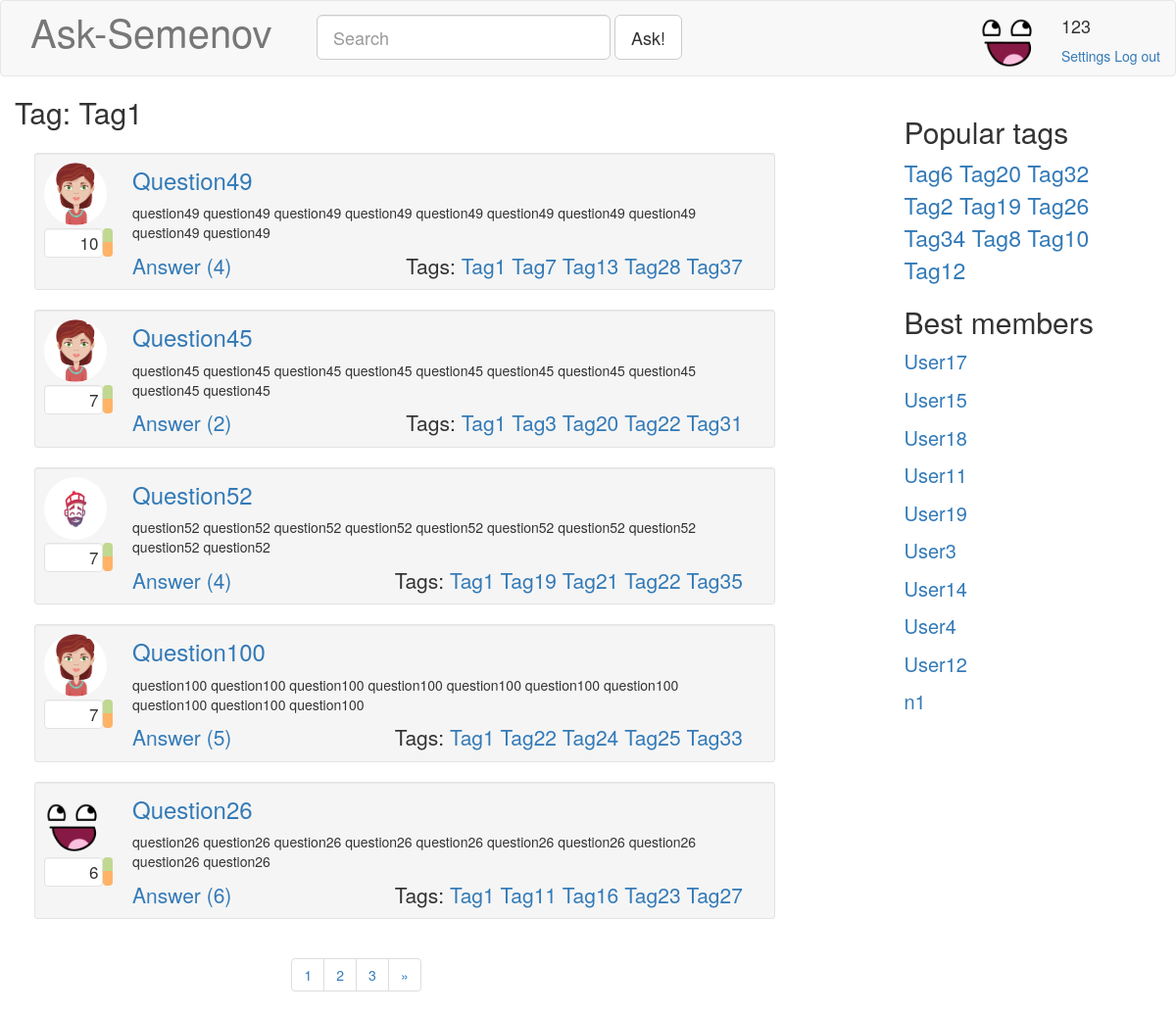
The app's page /tag/Tag1/ with its own data.
### blog/models.py (models this page shows, shortened)
class Profile( models.Model ):
	user = models.OneToOneField( User, null = False, blank = False, on_delete = models.CASCADE )
	image = models.ImageField( null = False, blank = True, upload_to = '', default = 'dummy.png', max_length = 100 )
	rating = models.IntegerField( null = False, default = 0 )
	objects = ProfileManager()
	def username( self ):
		return str( self.user.username )
	class Meta:
		verbose_name = "Профиль"
		verbose_name_plural = "Профили"

class Tag( models.Model ):
	caption = models.CharField( unique = True, null = False, blank = False, max_length = 20 )
	objects = TagManager()
	def __str__( self ):
		return str( self.caption )
	class Meta:
		verbose_name = "Тэг"
		verbose_name_plural = "Тэги"

class Question( models.Model ):
	caption = models.CharField( null = False, blank = False, max_length = 100 )
	rating = models.IntegerField( null = False, default = 0 )
	text = models.TextField( null = False, blank = False )
	tags = models.ManyToManyField( 'Tag' )
	postDate = models.DateTimeField( null = False, blank = True, auto_now_add = True )
	author = models.ForeignKey( 'Profile', null = False, blank = False, on_delete = models.CASCADE )
	objects = QuestionManager()
	def answersCount( self ):
		return self.answer_set.count()
	class Meta:
		verbose_name = "Вопрос"
		verbose_name_plural = "Вопросы"

### blog/views.py (the view)
# urls.py: url(r'^tag/(?P<tag>\w+)/$', blogViews.taggedQuestions, name="taggedQuestions"),
def taggedQuestions( request, tag=None ):
	result = makeBase();
	questions = Question.objects.tagged_as_strict( tag )
	result[ 'questions' ], result[ 'pageNumbers' ] = Paginate( request, questions, 5 )
	result[ 'tag' ] = tag
	return render( request, 'questiontags.html', result )

### blog/models.py (called while the page is built)
	def rating_sorted( self ):
		return super( TagManager, self ).annotate( questionCount = models.Count( 'question' ) ).order_by( '-questionCount' )

	def tagged_as_any( self, *requestedTags ):
		rtList = list( requestedTags )
		return super( QuestionManager, self ).filter( tags__caption__in = rtList ).distinct().order_by( '-rating' )

	def tagged_as_strict( self, *requestedTags ):
		rtList = list( requestedTags )
		result = self.tagged_as_any( *requestedTags )
		for requestedTag in requestedTags:
			result = result.filter( tags__caption = requestedTag )
		result.order_by( '-rating' )
		return result

	def rating_sorted( self ):
		return super( ProfileManager, self ).order_by( '-rating' )

	def get_by_username( self, name ):
		return super( ProfileManager, self ).get( user__username=name )

### blog/views.py (called while the page is built)
def makeBase():
	return {
		'profile': Profile.objects.get_by_username( '123' ),
		'hotTags': Tag.objects.rating_sorted()[:10],
		'bestMembers': Profile.objects.rating_sorted()[:10],
	}

def Paginate( request, container, perPage ):
	paginator = Paginator( container, perPage )
	pageNumber = request.GET.get( 'page' ) #gets page from get parameters
	try:
		page = paginator.page( pageNumber )
	except PageNotAnInteger:
		page = paginator.page( 1 )
	except EmptyPage:
		page = paginator.page( paginator.num_pages )
	pageNumbers = []
	for i in range( -2, 3 ):
		if ( page.number + i ) in paginator.page_range:
			pageNumbers.append( page.number + i )
	return page, pageNumbers

### templates/questiontags.html
{% extends "index.html" %}
{% block customContentCaption %}
<div class="container-fluid">
	<h2>Tag: {{ tag }}</h2>
</div>
{% endblock %}

### templates/base.html (shortened to what this page needs)
{% load static %}
<!DOCTYPE html>
<html>
	<head>
		<link rel="stylesheet" href="{% static "css/bootstrap.min.css" %}">
		<link rel="stylesheet" href="{% static "css/base.css" %}">
		{% block extraCSS %}{% endblock %}
	</head>
	<body>
		<nav class="navbar navbar-default ask-navbar">
			<div class="container-fluid">
				<div class="navbar-header col-md-3">
		      		{% url 'mainPage' as mainPageURL %}
					<a class="navbar-brand ask-navbarBrand" href="{{ mainPageURL }}">Ask-Semenov</a>
				</div>
				<div class="collapse navbar-collapse">
					{% url 'askQuestion' as askURL %}
					<form class="navbar-form navbar-left" role="search" action="{{ askURL }}">
						<div class="form-group">
							<input id="ask-mainSearchField" class="form-control input-lg" type="text"  placeholder="Search">
						</div>
						<button type="submit" class="btn btn-lg btn-default">Ask!</button>
					</form>
				{% if profile %}
					<ul class="nav navbar-nav navbar-right">
						<li class="pull-right">
							<div class="media">
								<div class="media-left media-middle">
									<a class="navbar-link" href="#">
										<img id="ask-profilePicture" class="media-object img-circle" src="{{ profile.image.url }}">
									</a>
								</div>
								<div class="media-right">
									<h4> {{ profile.username }}</h4>
									<div>
										{% url 'settings' as settingsURL %}
										<a href="{{ settingsURL }}">Settings</a>
										<a href="#">Log out</a>
									</div>
								</div>
							</div>
						</li>
					</ul>
				{% endif %}
				</div>
			</div>
		</nav>
		<div class="row">
			<div class="container col-md-9">
			{% block customContentCaption %} {% endblock %}
			{% block customContent %}{% endblock %}
			</div>
			<div class="col-md-3 ask-rightColumn">
				<div class="ask-tagsBlock">
					<h2>Popular tags</h2>
					<div class="ask-popularTags">
					{% for tag in hotTags %}
					{% url 'taggedQuestions' tag as taggedQuestionsURL %}
						<a href="{{ taggedQuestionsURL }}">{{ tag.caption|title }}</a>
					{% endfor %}
					</div>
				</div>
				<div class="ask-bestMembersBlock">
					<h2>Best members</h2>
					<ul class="list-unstyled ask-bestMembers">
					{% for member in bestMembers %}
						<li><a href="#">{{ member.username }}</a></li>
					{% endfor %}
					</ul>
				</div>
			</div>
		</div>
	</body>
</html>

### templates/singlequestion.html
{% load static %}
<div class="well well-sm ask-questionListElement">
	<div class="media">
		<div class="media-left ask-questionListElementUserBlock">
			<a href="#">
				<img class="media-object img-circle ask-questionProfileImage" src="{{ question.author.image.url }}">
			</a>
			<div class="ask-questionRatingBlock">
				<div class="well pull-left text-right ask-questionRatingField">
					{{ question.rating }}
				</div>
				<div class="btn-group-vertical pull-left ask-ratingButtonsGroup" role="group">
						<button type="button" class="btn ask-ratingButton ask-ratingUpButton"></button>
						<button type="button" class="btn ask-ratingButton ask-ratingDownButton"></button>
				</div>
			</div>
		</div>
		<div class="media-right ask-questionListElementQuestionBlock">
			{% url 'answer' question.id as questionURL %}
			<h3 class="ask-questionListElementCaption"><a href="{{ questionURL }}"> {{ question.caption }} </a></h3>
			<div><p> {{ question.text }} </p></div><br>
			<div class="ask-questionListElementBottomLine">
				{% url 'answer' question.id as questionURL %}
				<a class="lead" href="{{ questionURL }}">Answer ({{ question.answersCount }})</a>
				<span class="lead pull-right ask-questionListElementTags">
					Tags:
				{% for tag in question.tags.all %}
				{% url 'taggedQuestions' tag as taggedQuestionsUrl %}
					<a href="{{ taggedQuestionsUrl }}">{{ tag }}</a>
				{% endfor %}
				</span>
			</div>
		</div>
	</div>
</div>

### static/css/base.css (style rules this page uses)
.html, body { height: 100%; }
.ask-navbar { margin-bottom: 0px; padding-top: 6px; padding-bottom: 6px; }
.ask-navbarBrand { font-size: 40px; }
#ask-mainSearchField { width: 300px; }
#ask-profilePicture { width: 64px; height: 64px; }
.ask-rightColumn { margin-top: 20px; padding-right: 50px; }
.ask-popularTags { font-size: 23px; }
.ask-bestMembers > li { font-size: 20px; margin: 10px 0; }

### static/css/questionlist.css (style rules this page uses)
.ask-questionListElement { margin-top: 15px; padding: 9px; }
.ask-questionProfileImage { width: 64px; height: 64px; }
.ask-questionRatingBlock { margin-top: 3px; width:70px; height: 30px; }
.ask-questionRatingField { min-height: 0px; width: 85%; height: 100%; margin: 0px; padding: 2px 3px; font-size: 17px; background-color: white; }
.ask-ratingButtonsGroup { width: 15%; height: 100%; }
.ask-ratingButton { width: 100%; height: 50%; margin: 0px; padding: 0px; }
.ask-ratingUpButton { background-color: #c0d890; }
.ask-ratingDownButton { background-color: #ffb366; }
.ask-questionListElementQuestionBlock { position: relative; padding-bottom: 9px; padding-right: 15px; width:100%; }
.ask-questionListElementCaption { margin-top: 5px; }
.ask-questionListElementBottomLine { position: absolute; width: 95%; bottom: 0px; }
.ask-questionListElementBottomLine > .lead { margin-bottom: 0px; }

### records on screen
Profile: image (picture), username "123"
Tag: caption "Tag1"
Question: author.image (picture), rating "10", caption "Question49", text "question49 question49 question49 question49 question49 question49 question49 question49 question49 question49", answersCount "4"
Tag: caption "Tag7"
Tag: caption "Tag13"
Tag: caption "Tag28"
Tag: caption "Tag37"
Question: author.image (picture), rating "7", caption "Question45", text "question45 question45 question45 question45 question45 question45 question45 question45 question45 question45", answersCount "2"
Tag: caption "Tag3"
Tag: caption "Tag20"
Tag: caption "Tag22"
Tag: caption "Tag31"
Question: author.image (picture), rating "7", caption "Question52", text "question52 question52 question52 question52 question52 question52 question52 question52 question52 question52", answersCount "4"
Tag: caption "Tag19"
Tag: caption "Tag21"
Tag: caption "Tag35"
Question: author.image (picture), rating "7", caption "Question100", text "question100 question100 question100 question100 question100 question100 question100 question100 question100 question100", answersCount "5"
Tag: caption "Tag24"
Tag: caption "Tag25"
Tag: caption "Tag33"
Question: author.image (picture), rating "6", caption "Question26", text "question26 question26 question26 question26 question26 question26 question26 question26 question26 question26", answersCount "6"
Tag: caption "Tag11"
Tag: caption "Tag16"
Tag: caption "Tag23"
Tag: caption "Tag27"
Tag: caption "Tag6"
Tag: caption "Tag32"
Tag: caption "Tag2"
Tag: caption "Tag26"
Tag: caption "Tag34"
Tag: caption "Tag8"
Tag: caption "Tag10"
Tag: caption "Tag12"
Profile: username "User17"
Profile: username "User15"
Profile: username "User18"
Profile: username "User11"
Profile: username "User19"
Profile: username "User3"
Profile: username "User14"
Profile: username "User4"
Profile: username "User12"
Profile: username "n1"

### other values on screen
{{ pageNumber }} "1" "2" "3"
